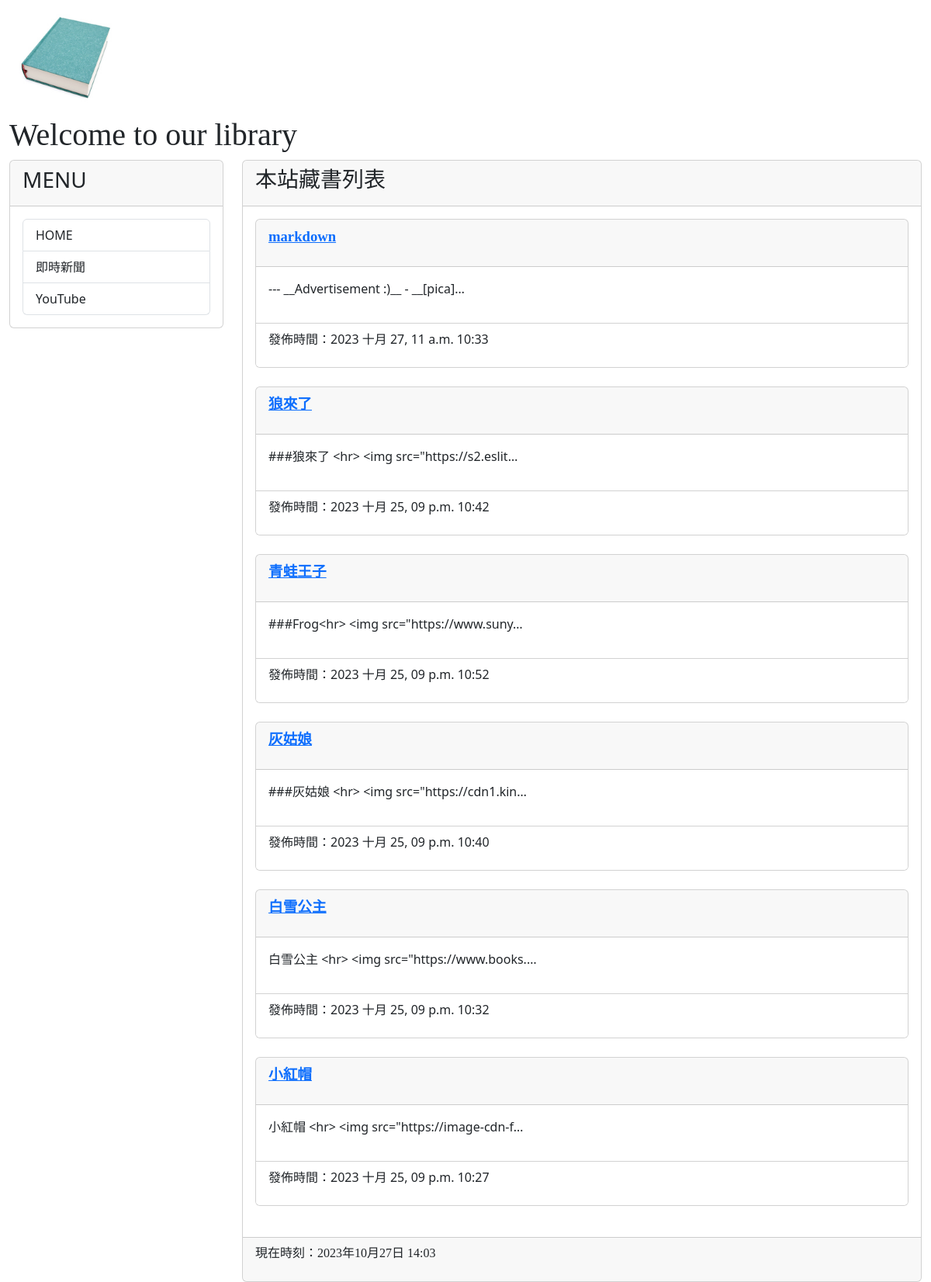
Before: / with the older database file.
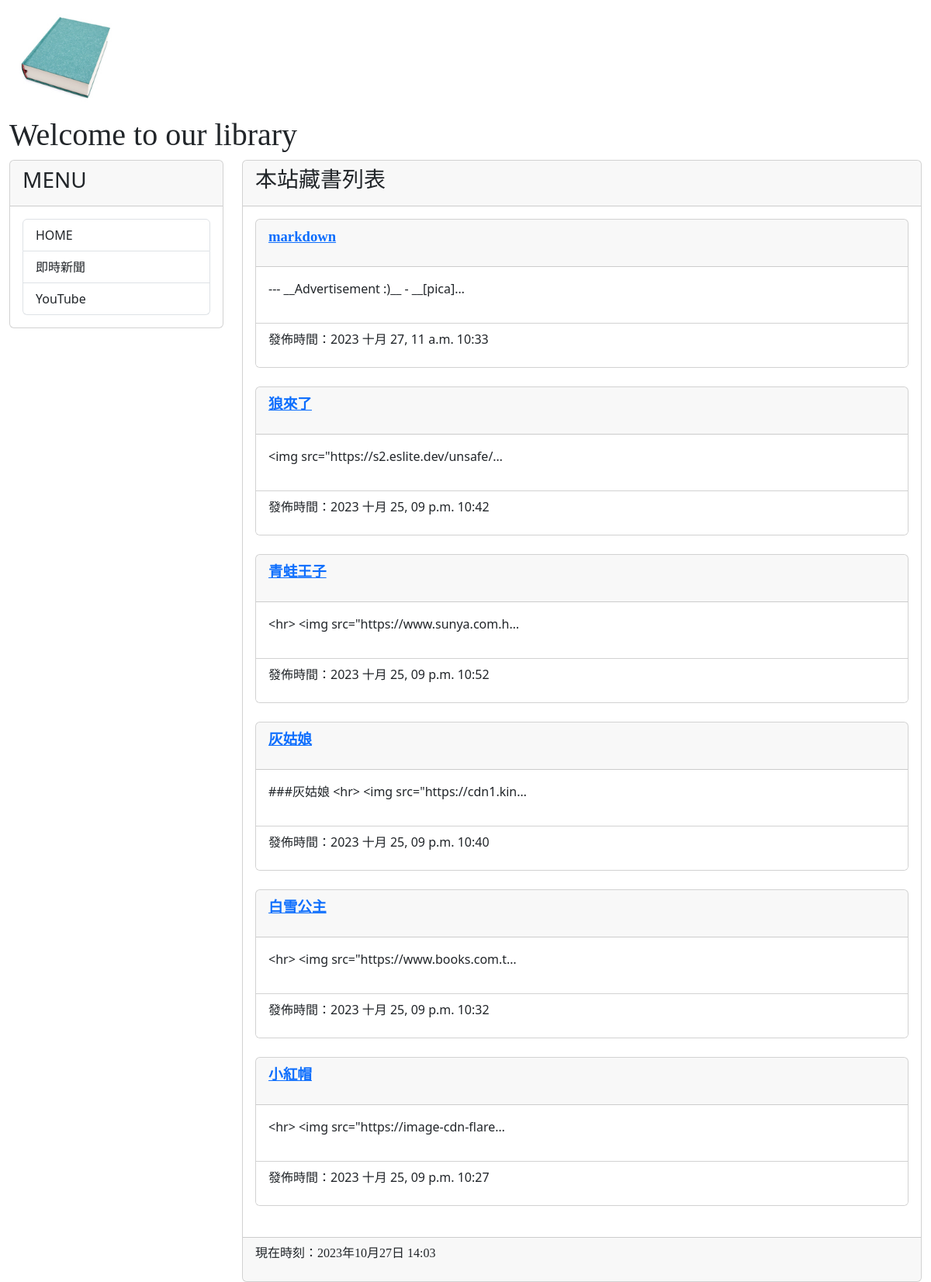
After: the same page with the newer database file.
### mytext/models.py (models this page shows, shortened)
class Post(models.Model):
    title = models.CharField(max_length=200)
    slug = models.CharField(max_length=200)
    body = models.TextField()
    pub_date = models.DateTimeField(auto_now_add=True)
    class Meta:
        ordering = ('-pub_date',)

### mytext/views.py (the view)
# urls.py: path('',mv.homepage, name='homepage'),
def homepage(request):
    posts = Post.objects.all()
    now = datetime.now()
    return render(request ,'index.html', locals())

### templates/index.html (shortened to what this page needs)
{% extends "base.html" %}
{% block headmessage%} <h3 style='font-family:標楷體;'>本站藏書列表</a> {% endblock headmessage %}
{% block content%}
{% for post in posts %}
<div class='card'>
    <div class='card-header'>
        <p style='font-family:微軟正黑體;font-size:14pt;font-weight:bold;'>
            <a href='/post/{{post.slug}}'>{{ post.title }}</a>
        </p>
    </div>
    <div class='card-body' style='background-color:#ffffff'>
        <p>
            {{ post.body | truncatechars:40 }}
        </p>
    </div>
    <div class='card-footer'  style='background-color:#ffffff'>
        <p>
            發佈時間：{{ post.pub_date | date:"Y M d, h a m:s "}}
        </p>
    </div>
</div>
<br>
{% endfor %}
{% endblock %}

### templates/base.html (shortened to what this page needs)
<!DOCTYPE html>
<html>
    <head>
        <link href="https://cdn.jsdelivr.net/npm/bootstrap@5.3.2/dist/css/bootstrap.min.css" rel="stylesheet">
    </head>
    <body>
        <div class="container-fluid">
            {% include 'header.html' %}
            <div class="row">
                <div class="col-sm-3 col-md-3 ">
                    <div class="card">
                        <div class="card-header">
                            <h3>MENU</h3>
                        </div>
                        <div class="card-body">
                            <div class="list-group">
                                <a href='/'class='list-group-item'>HOME</a>
                                <a href='https://google.com/news'class='list-group-item'>即時新聞</a>
                                <a href='https://www.youtube.com' class="list-group-item">YouTube</a>
                            </div>
                        </div>
                    </div>
                </div>
                <div class="col-sm-9 col-md-9">
                    <div class="card">
                        <div class="card-header">
                            {% block headmessage %}
                            {% endblock %}
                        </div>
                        <div class="card-body">
                            {% block content %} {% endblock %}
                        </div>
                        <div class="card-footer">
                            {% include 'footer.html' %}
                        </div>
                    </div>
                </div>
            </div>
        </div>
    </body>
</html>

### templates/header.html
{% load static %}
<div class='well'>
    <img src="{% static "images/book.jpg" %}" height='150px'>
</div>
<h1 style="font-family:微軟正黑體;">Welcome to our library</h1>

### templates/footer.html
{% block footer %}
    {% if now %}
    <p style='font-family: 微軟正黑體;'>現在時刻：{{ now }}</p>
    {% else %}
    <p style='font-family:微軟正黑體;'>本文內容取自網路，如有侵權請來信通知下架...</p>
    {% endif %}
{% endblock %}

Changed rows visible on the page:
changed Post "狼來了": body "###狼來了 <hr> <img src=\"https://s2.eslit…" → "<img src=\"https://s2.eslite.dev/unsafe/…"
changed Post "青蛙王子": body "###Frog<hr> <img src=\"https://www.suny…" → "<hr> <img src=\"https://www.sunya.com.h…"
changed Post "白雪公主": body "白雪公主 <hr> <img src=\"https://www.books.…" → "<hr> <img src=\"https://www.books.com.t…"
changed Post "小紅帽": body "小紅帽 <hr> <img src=\"https://image-cdn-f…" → "<hr> <img src=\"https://image-cdn-flare…"
